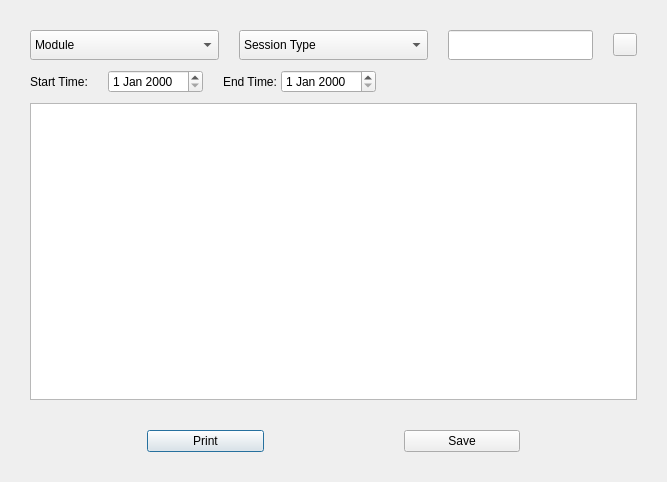
<?xml version="1.0" encoding="UTF-8"?>
<ui version="4.0">
 <class>Dialog</class>
 <widget class="QDialog" name="Dialog">
  <property name="geometry">
   <rect>
    <x>0</x>
    <y>0</y>
    <width>667</width>
    <height>482</height>
   </rect>
  </property>
  <property name="windowTitle">
   <string>Dialog</string>
  </property>
  <layout class="QGridLayout" name="gridLayout">
   <property name="leftMargin">
    <number>30</number>
   </property>
   <property name="topMargin">
    <number>30</number>
   </property>
   <property name="rightMargin">
    <number>30</number>
   </property>
   <property name="bottomMargin">
    <number>30</number>
   </property>
   <item row="0" column="0">
    <layout class="QVBoxLayout" name="verticalLayout_2">
     <property name="spacing">
      <number>10</number>
     </property>
     <item>
      <layout class="QVBoxLayout" name="verticalLayout">
       <property name="spacing">
        <number>10</number>
       </property>
       <item>
        <layout class="QHBoxLayout" name="horizontalLayout_3">
         <property name="spacing">
          <number>20</number>
         </property>
         <item>
          <widget class="QComboBox" name="module_comboBox">
           <property name="sizePolicy">
            <sizepolicy hsizetype="Preferred" vsizetype="Preferred">
             <horstretch>0</horstretch>
             <verstretch>0</verstretch>
            </sizepolicy>
           </property>
           <item>
            <property name="text">
             <string>Module</string>
            </property>
           </item>
          </widget>
         </item>
         <item>
          <widget class="QComboBox" name="sessionType_comboBox">
           <property name="sizePolicy">
            <sizepolicy hsizetype="Preferred" vsizetype="Preferred">
             <horstretch>0</horstretch>
             <verstretch>0</verstretch>
            </sizepolicy>
           </property>
           <item>
            <property name="text">
             <string>Session Type</string>
            </property>
           </item>
          </widget>
         </item>
         <item>
          <layout class="QHBoxLayout" name="search_horizontalLayout">
           <item>
            <widget class="QLineEdit" name="search_lineEdit">
             <property name="sizePolicy">
              <sizepolicy hsizetype="Preferred" vsizetype="Fixed">
               <horstretch>0</horstretch>
               <verstretch>0</verstretch>
              </sizepolicy>
             </property>
             <property name="minimumSize">
              <size>
               <width>30</width>
               <height>30</height>
              </size>
             </property>
            </widget>
           </item>
           <item>
            <widget class="QToolButton" name="search_toolButton">
             <property name="styleSheet">
              <string notr="true">border-image:url(:/all/images/searchIcon.png)</string>
             </property>
             <property name="text">
              <string/>
             </property>
            </widget>
           </item>
          </layout>
         </item>
        </layout>
       </item>
       <item>
        <layout class="QHBoxLayout" name="horizontalLayout_4">
         <property name="spacing">
          <number>20</number>
         </property>
         <item>
          <layout class="QHBoxLayout" name="horizontalLayout">
           <item>
            <widget class="QLabel" name="label">
             <property name="text">
              <string>Start Time:</string>
             </property>
            </widget>
           </item>
           <item>
            <widget class="QDateEdit" name="dateEdit">
             <property name="sizePolicy">
              <sizepolicy hsizetype="Preferred" vsizetype="Preferred">
               <horstretch>0</horstretch>
               <verstretch>0</verstretch>
              </sizepolicy>
             </property>
            </widget>
           </item>
          </layout>
         </item>
         <item>
          <layout class="QHBoxLayout" name="horizontalLayout_2">
           <property name="spacing">
            <number>4</number>
           </property>
           <item>
            <widget class="QLabel" name="label_2">
             <property name="text">
              <string>End Time:</string>
             </property>
            </widget>
           </item>
           <item>
            <widget class="QDateEdit" name="dateEdit_2">
             <property name="sizePolicy">
              <sizepolicy hsizetype="Preferred" vsizetype="Preferred">
               <horstretch>0</horstretch>
               <verstretch>0</verstretch>
              </sizepolicy>
             </property>
            </widget>
           </item>
           <item>
            <spacer name="horizontalSpacer_4">
             <property name="orientation">
              <enum>Qt::Horizontal</enum>
             </property>
             <property name="sizeHint" stdset="0">
              <size>
               <width>40</width>
               <height>20</height>
              </size>
             </property>
            </spacer>
           </item>
          </layout>
         </item>
        </layout>
       </item>
      </layout>
     </item>
     <item>
      <widget class="QListView" name="listView"/>
     </item>
     <item>
      <spacer name="verticalSpacer">
       <property name="orientation">
        <enum>Qt::Vertical</enum>
       </property>
       <property name="sizeType">
        <enum>QSizePolicy::Fixed</enum>
       </property>
       <property name="sizeHint" stdset="0">
        <size>
         <width>20</width>
         <height>20</height>
        </size>
       </property>
      </spacer>
     </item>
     <item>
      <layout class="QHBoxLayout" name="horizontalLayout_5">
       <item>
        <spacer name="horizontalSpacer_2">
         <property name="orientation">
          <enum>Qt::Horizontal</enum>
         </property>
         <property name="sizeHint" stdset="0">
          <size>
           <width>40</width>
           <height>20</height>
          </size>
         </property>
        </spacer>
       </item>
       <item>
        <widget class="QPushButton" name="pushButton">
         <property name="sizePolicy">
          <sizepolicy hsizetype="MinimumExpanding" vsizetype="Fixed">
           <horstretch>0</horstretch>
           <verstretch>0</verstretch>
          </sizepolicy>
         </property>
         <property name="text">
          <string>Print</string>
         </property>
        </widget>
       </item>
       <item>
        <spacer name="horizontalSpacer">
         <property name="orientation">
          <enum>Qt::Horizontal</enum>
         </property>
         <property name="sizeHint" stdset="0">
          <size>
           <width>130</width>
           <height>20</height>
          </size>
         </property>
        </spacer>
       </item>
       <item>
        <widget class="QPushButton" name="pushButton_2">
         <property name="sizePolicy">
          <sizepolicy hsizetype="MinimumExpanding" vsizetype="Fixed">
           <horstretch>0</horstretch>
           <verstretch>0</verstretch>
          </sizepolicy>
         </property>
         <property name="text">
          <string>Save</string>
         </property>
        </widget>
       </item>
       <item>
        <spacer name="horizontalSpacer_3">
         <property name="orientation">
          <enum>Qt::Horizontal</enum>
         </property>
         <property name="sizeHint" stdset="0">
          <size>
           <width>40</width>
           <height>20</height>
          </size>
         </property>
        </spacer>
       </item>
      </layout>
     </item>
    </layout>
   </item>
  </layout>
 </widget>
 <resources>
  <include location="../images.qrc"/>
 </resources>
 <connections>
  <connection>
   <sender>module_comboBox</sender>
   <signal>currentTextChanged(QString)</signal>
   <receiver>Dialog</receiver>
   <slot>sortByModule()</slot>
   <hints>
    <hint type="sourcelabel">
     <x>65</x>
     <y>46</y>
    </hint>
    <hint type="destinationlabel">
     <x>-67</x>
     <y>43</y>
    </hint>
   </hints>
  </connection>
  <connection>
   <sender>sessionType_comboBox</sender>
   <signal>currentIndexChanged(QString)</signal>
   <receiver>Dialog</receiver>
   <slot>sortBySessionType()</slot>
   <hints>
    <hint type="sourcelabel">
     <x>281</x>
     <y>52</y>
    </hint>
    <hint type="destinationlabel">
     <x>-18</x>
     <y>59</y>
    </hint>
   </hints>
  </connection>
  <connection>
   <sender>search_lineEdit</sender>
   <signal>returnPressed()</signal>
   <receiver>Dialog</receiver>
   <slot>sortByStudent()</slot>
   <hints>
    <hint type="sourcelabel">
     <x>492</x>
     <y>48</y>
    </hint>
    <hint type="destinationlabel">
     <x>690</x>
     <y>88</y>
    </hint>
   </hints>
  </connection>
  <connection>
   <sender>search_toolButton</sender>
   <signal>clicked()</signal>
   <receiver>Dialog</receiver>
   <slot>sortByStudent()</slot>
   <hints>
    <hint type="sourcelabel">
     <x>628</x>
     <y>59</y>
    </hint>
    <hint type="destinationlabel">
     <x>730</x>
     <y>75</y>
    </hint>
   </hints>
  </connection>
  <connection>
   <sender>dateEdit</sender>
   <signal>dateChanged(QDate)</signal>
   <receiver>Dialog</receiver>
   <slot>sortByStartTime()</slot>
   <hints>
    <hint type="sourcelabel">
     <x>191</x>
     <y>92</y>
    </hint>
    <hint type="destinationlabel">
     <x>-7</x>
     <y>105</y>
    </hint>
   </hints>
  </connection>
  <connection>
   <sender>dateEdit_2</sender>
   <signal>dateChanged(QDate)</signal>
   <receiver>Dialog</receiver>
   <slot>sortByEndTime()</slot>
   <hints>
    <hint type="sourcelabel">
     <x>396</x>
     <y>84</y>
    </hint>
    <hint type="destinationlabel">
     <x>698</x>
     <y>115</y>
    </hint>
   </hints>
  </connection>
  <connection>
   <sender>pushButton</sender>
   <signal>clicked()</signal>
   <receiver>Dialog</receiver>
   <slot>toPrint()</slot>
   <hints>
    <hint type="sourcelabel">
     <x>239</x>
     <y>435</y>
    </hint>
    <hint type="destinationlabel">
     <x>259</x>
     <y>548</y>
    </hint>
   </hints>
  </connection>
  <connection>
   <sender>pushButton_2</sender>
   <signal>clicked()</signal>
   <receiver>Dialog</receiver>
   <slot>toSave()</slot>
   <hints>
    <hint type="sourcelabel">
     <x>489</x>
     <y>428</y>
    </hint>
    <hint type="destinationlabel">
     <x>506</x>
     <y>546</y>
    </hint>
   </hints>
  </connection>
 </connections>
 <slots>
  <slot>sortByModule()</slot>
  <slot>sortBySessionType()</slot>
  <slot>sortByStudent()</slot>
  <slot>sortByStartTime()</slot>
  <slot>sortByEndTime()</slot>
  <slot>toPrint()</slot>
  <slot>toSave()</slot>
 </slots>
</ui>
